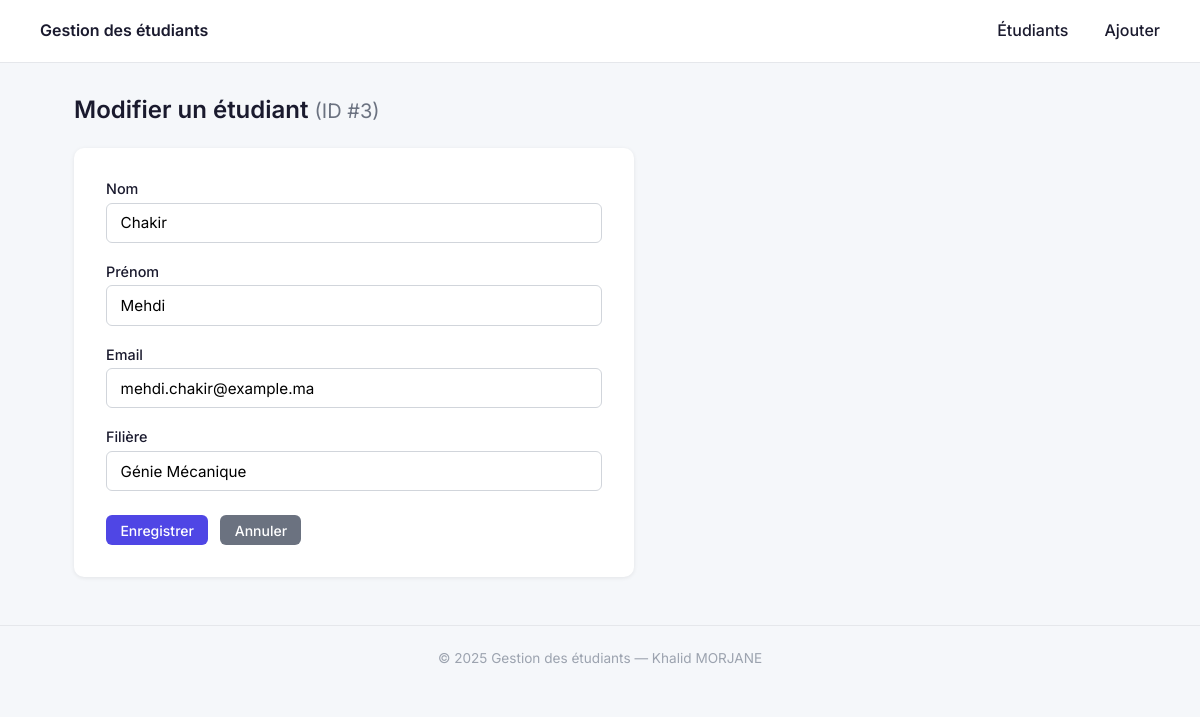
Page /public/index.php?page=modifier&id=3 on the committed database.
### tables this page shows
CREATE TABLE IF NOT EXISTS etudiants (
    id         INT AUTO_INCREMENT PRIMARY KEY,
    nom        VARCHAR(100) NOT NULL,
    prenom     VARCHAR(100) NOT NULL,
    email      VARCHAR(150) NOT NULL UNIQUE,
    filieres   VARCHAR(100) NOT NULL,
    created_at TIMESTAMP NOT NULL DEFAULT CURRENT_TIMESTAMP,
    updated_at TIMESTAMP NOT NULL DEFAULT CURRENT_TIMESTAMP ON UPDATE CURRENT_TIMESTAMP
);

### public/index.php (called while the page is built, shortened)
<?php
$requested = $_GET['page'] ?? 'index';
$page = in_array($requested, ALLOWED_PAGES, true) ? $requested : 'index';
require_once PAGES_PATH . '/' . $page . '.php';

### includes/helpers.php (called while the page is built, shortened)
<?php
function e(?string $v): string {
    return htmlspecialchars($v ?? '', ENT_QUOTES | ENT_HTML5, 'UTF-8');
}

### pages/modifier.php (the view, shortened to what this page needs)
<?php
require_once __DIR__ . '/../includes/helpers.php';
$pdo       = getPDO();
$id = filter_input(INPUT_POST, 'id', FILTER_VALIDATE_INT, ['options' => ['min_range' => 1]]);
if ($id === false || $id === null) {
    $id = filter_input(INPUT_GET, 'id', FILTER_VALIDATE_INT, ['options' => ['min_range' => 1]]);
}
try {
    $stmt = $pdo->prepare('SELECT id, nom, prenom, email, filieres
                           FROM etudiants
                           WHERE id = :id');
    $stmt->bindValue(':id', $id, PDO::PARAM_INT);
    $stmt->execute();
    $etudiant = $stmt->fetch();
} catch (PDOException $e) {
    error_log('SELECT etudiant by id : ' . $e->getMessage());
    http_response_code(500);
    exit('Erreur interne du serveur.');
}
$old = [
    'nom'      => (string)$etudiant['nom'],
    'prenom'   => (string)$etudiant['prenom'],
    'email'    => (string)$etudiant['email'],
    'filieres' => (string)$etudiant['filieres'],
];
require __DIR__ . '/../includes/header.php';
?>
        <div class="page-header">
            <h1>Modifier un étudiant <small style="color:#6b7280;font-weight:400">(ID #<?= e((string)$id) ?>)</small></h1>
        </div>
        <div class="form-card">
            <form method="post" action="?page=modifier&id=<?= e((string)$id) ?>" autocomplete="off">
                <div class="form-group">
                    <label for="nom">Nom</label>
                    <input type="text" id="nom" name="nom" maxlength="100" required
                           value="<?= e($old['nom']) ?>">
                </div>
                <div class="form-group">
                    <label for="prenom">Prénom</label>
                    <input type="text" id="prenom" name="prenom" maxlength="100" required
                           value="<?= e($old['prenom']) ?>">
                </div>
                <div class="form-group">
                    <label for="email">Email</label>
                    <input type="email" id="email" name="email" maxlength="150" required
                           value="<?= e($old['email']) ?>">
                </div>
                <div class="form-group">
                    <label for="filieres">Filière</label>
                    <input type="text" id="filieres" name="filieres" maxlength="100" required
                           value="<?= e($old['filieres']) ?>">
                </div>
                <div style="display:flex;gap:0.75rem;margin-top:1.5rem">
                    <button type="submit" class="btn btn-primary">Enregistrer</button>
                    <a href="?page=index" class="btn btn-secondary">Annuler</a>
                </div>
            </form>
        </div>
<?php
require __DIR__ . '/../includes/footer.php';

### includes/header.php (style rules this page uses)
* { box-sizing: border-box; margin: 0; padding: 0; }
body { font-family: 'Inter', sans-serif; background: #f5f7fa; color: #1a1a2e; }
.btn { display: inline-block; padding: 0.4rem 0.9rem; border-radius: 6px; font-size: 0.875rem; font-weight: 500; text-decoration: none; cursor: pointer; border: none; font-family: inherit; }
.btn-primary { background: #4f46e5; color: #ffffff; }
.btn-secondary { background: #6b7280; color: #ffffff; }
.page-header { display: flex; justify-content: space-between; align-items: center; margin-bottom: 1.5rem; }
h1 { font-size: 1.5rem; font-weight: 600; }
form .form-group { margin-bottom: 1.25rem; }
form label { display: block; font-weight: 500; margin-bottom: 0.35rem; font-size: 0.9rem; }
form input[type=text], form input[type=email] { width: 100%; padding: 0.6rem 0.85rem; border: 1px solid #d1d5db; border-radius: 6px; font-size: 0.95rem; font-family: inherit; }
.form-card { background: #ffffff; padding: 2rem; border-radius: 10px; box-shadow: 0 1px 4px rgba(0, 0, 0, 0.08); max-width: 560px; }

### rows in the picture
etudiants: nom "Chakir", prenom "Mehdi", email "mehdi.chakir@example.ma", filieres "Génie Mécanique"

### other values in the picture
APP_NAME "Gestion des étudiants"
$id "3"
